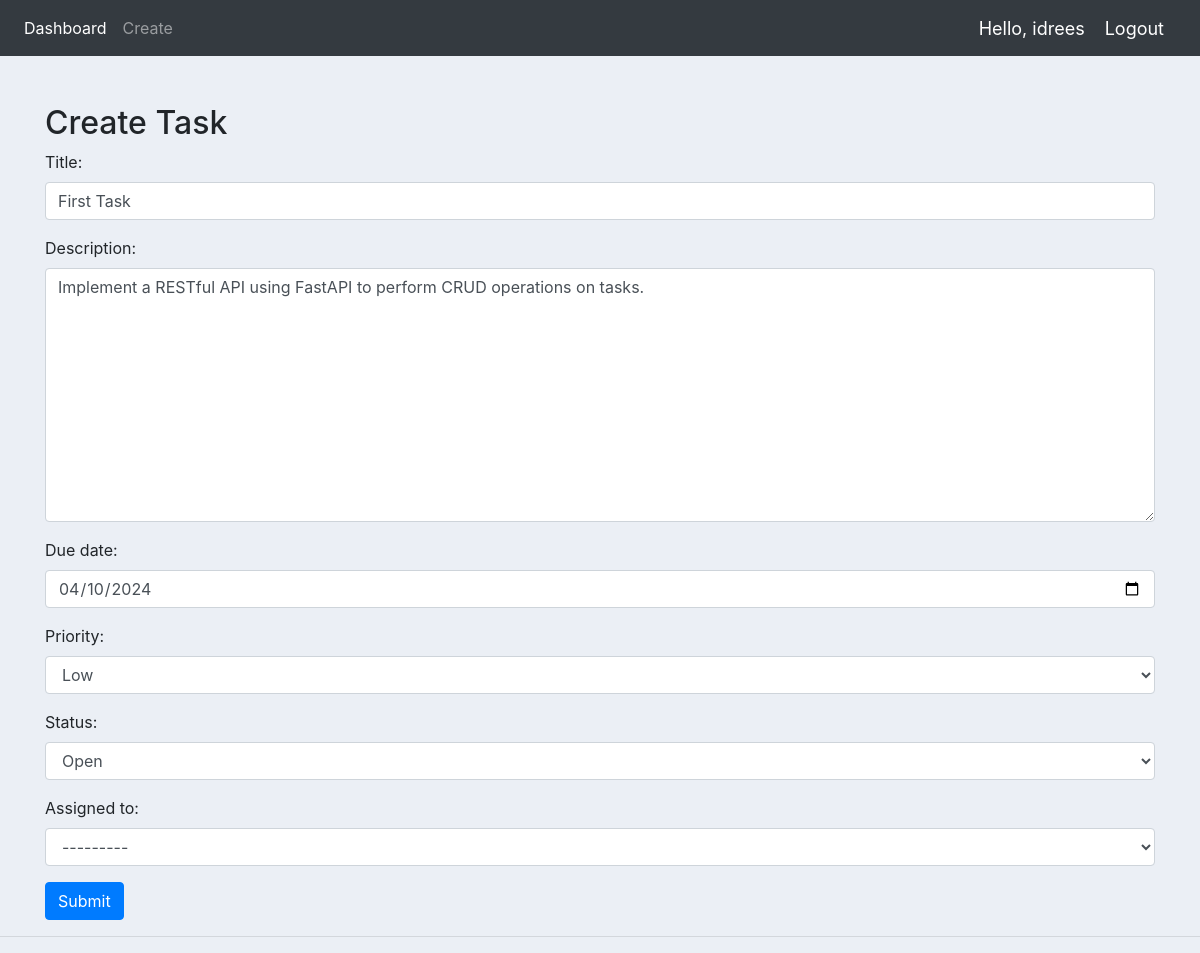
The page /tasks/update/1/ (signed in) on the database its author committed.
### tasks/models.py (models this page shows, shortened)
class Task(models.Model):
    STATUS_CHOICES = [
        ('open', 'Open'),
        ('in_progress', 'In Progress'),
        ('completed', 'Completed'),
    ]
    PRIORITY_CHOICES = [
        ('low', 'Low'),
        ('medium', 'Medium'),
        ('high', 'High'),
    ]
    title = models.CharField(max_length=255)
    description = models.TextField()
    due_date = models.DateField()
    priority = models.CharField(max_length=6, choices=PRIORITY_CHOICES)
    status = models.CharField(max_length=11, choices=STATUS_CHOICES, default='open')
    assigned_to = models.ForeignKey(User, on_delete=models.CASCADE, related_name='assigned_tasks')
    created_by = models.ForeignKey(User, on_delete=models.CASCADE, related_name='created_tasks')

### tasks/views.py (the view)
# urls.py: path('update/<int:pk>/', task_update, name='task-update'),
@login_required
def task_update(request, pk):
    task = get_object_or_404(Task, pk=pk, created_by=request.user)
    if request.method == 'POST':
        form = TaskForm(request.POST, instance=task)
        if form.is_valid():
            form.save()
            send_task_notification_email.delay(task.id, task.assigned_to.email)
            return redirect('task-list')
    else:
        form = TaskForm(instance=task)
        form.fields['assigned_to'].queryset = User.objects.exclude(id=request.user.id)
    return render(request, 'tasks/task_form.html', {'form': form})

### tasks/forms.py
class TaskForm(forms.ModelForm):
    class Meta:
        model = Task
        fields = ['title', 'description', 'due_date', 'priority', 'status', 'assigned_to']
        widgets = {
            'title': forms.TextInput(attrs={'class': 'form-control'}),
            'description': forms.Textarea(attrs={'class': 'form-control'}),
            'due_date': forms.DateInput(attrs={'class': 'form-control', 'type': 'date'}),
            'priority': forms.Select(attrs={'class': 'form-control'}),
            'status': forms.Select(attrs={'class': 'form-control'}),
            'assigned_to': forms.Select(attrs={'class': 'form-control'}),
        }

### templates/tasks/task_form.html (shortened to what this page needs)
{% extends 'base.html' %}
{% block content %}
<div class="container mt-5">
    <h2>Create Task</h2>
    <form method="post">
        <div class="form-group">
            {{ form.title.label_tag }}
            {{ form.title }}
        </div>
        <div class="form-group">
            {{ form.description.label_tag }}
            {{ form.description }}
        </div>
        <div class="form-group">
            {{ form.due_date.label_tag }}
            {{ form.due_date }}
        </div>
        <div class="form-group">
            {{ form.priority.label_tag }}
            {{ form.priority }}
        </div>
        <div class="form-group">
            {{ form.status.label_tag }}
            {{ form.status }}
        </div>
        <div class="form-group">
            {{ form.assigned_to.label_tag }}
            {{ form.assigned_to }}
        </div>
        <button type="submit" class="btn btn-primary">Submit</button>
    </form>
</div>
{% endblock %}

### templates/navbar.html (shortened to what this page needs)
{% load static %}
<nav class="navbar navbar-expand-lg navbar-dark bg-dark">
  <div class="collapse navbar-collapse" id="navbarNav">
    <ul class="navbar-nav">
      <li class="nav-item active">
        <a class="nav-link" href="{% url 'task-list' %}">Dashboard</a>
      </li>
      <li class="nav-item">
        <a href="{% url 'task-create' %}" class="nav-link">Create</a>
      </li>
    </ul>
  </div>
  <span class="hello-msg">Hello, {{request.user}}</span>
  <span ><a  class="hello-msg" href="{% url 'logout' %}">Logout</a></span>
</nav>

### static/main.css (style rules this page uses)
body { background-color: #ebeff5; }

### templates/navbar.html (style rules this page uses)
.hello-msg { font-size: 18px; color: #fff; margin-right: 20px; }

### rows shown on the page
Task: title "First Task", description "Implement a RESTful API using FastAPI to perform CRUD operations on tasks.", due_date "04/10/2024", priority "Low", status "Open", assigned_to "---------"

### other values the page prints
{{ request.user }} "idrees"
